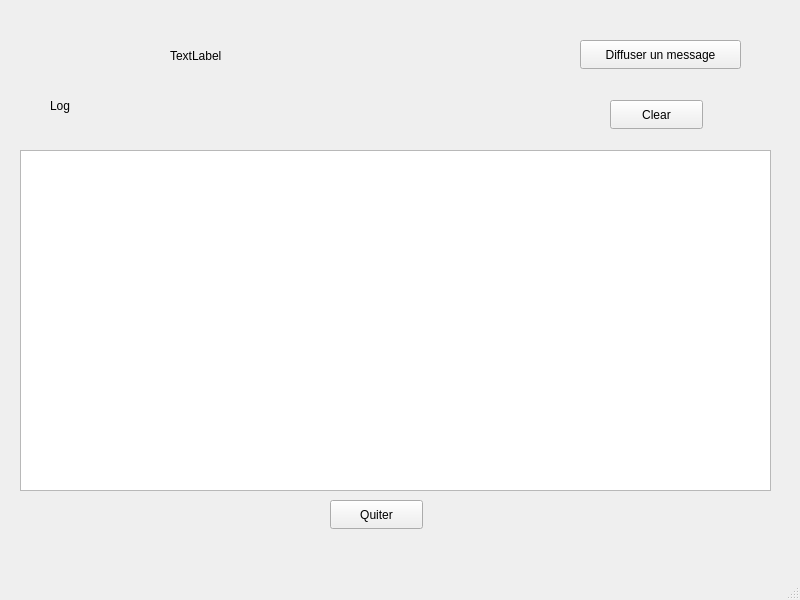
<?xml version="1.0" encoding="UTF-8"?>
<ui version="4.0">
 <class>multiClients</class>
 <widget class="QMainWindow" name="multiClients">
  <property name="geometry">
   <rect>
    <x>0</x>
    <y>0</y>
    <width>800</width>
    <height>600</height>
   </rect>
  </property>
  <property name="windowTitle">
   <string>multiClients</string>
  </property>
  <widget class="QWidget" name="centralwidget">
   <widget class="QPushButton" name="pushButton_Quiter">
    <property name="geometry">
     <rect>
      <x>330</x>
      <y>500</y>
      <width>93</width>
      <height>29</height>
     </rect>
    </property>
    <property name="text">
     <string>Quiter</string>
    </property>
   </widget>
   <widget class="QLabel" name="label">
    <property name="geometry">
     <rect>
      <x>50</x>
      <y>80</y>
      <width>81</width>
      <height>51</height>
     </rect>
    </property>
    <property name="text">
     <string>Log</string>
    </property>
   </widget>
   <widget class="QPushButton" name="pushButton_clear">
    <property name="geometry">
     <rect>
      <x>610</x>
      <y>100</y>
      <width>93</width>
      <height>29</height>
     </rect>
    </property>
    <property name="text">
     <string>Clear</string>
    </property>
   </widget>
   <widget class="QTextEdit" name="textEdit">
    <property name="geometry">
     <rect>
      <x>20</x>
      <y>150</y>
      <width>751</width>
      <height>341</height>
     </rect>
    </property>
   </widget>
   <widget class="QLabel" name="label_serveur_ecoute">
    <property name="geometry">
     <rect>
      <x>170</x>
      <y>40</y>
      <width>411</width>
      <height>31</height>
     </rect>
    </property>
    <property name="text">
     <string>TextLabel</string>
    </property>
   </widget>
   <widget class="QPushButton" name="pushButton_dif_msg">
    <property name="geometry">
     <rect>
      <x>580</x>
      <y>40</y>
      <width>161</width>
      <height>29</height>
     </rect>
    </property>
    <property name="text">
     <string>Diffuser un message</string>
    </property>
   </widget>
  </widget>
  <widget class="QMenuBar" name="menubar">
   <property name="geometry">
    <rect>
     <x>0</x>
     <y>0</y>
     <width>800</width>
     <height>19</height>
    </rect>
   </property>
  </widget>
  <widget class="QStatusBar" name="statusbar"/>
 </widget>
 <resources/>
 <connections/>
</ui>
